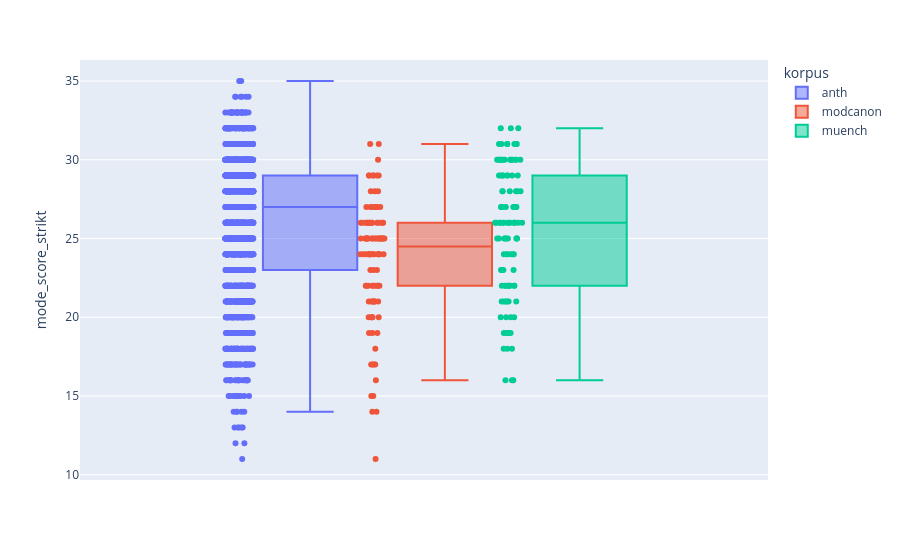

Notebook cell for this chart:
### Markdown cell above
### Korpora

### Code cell
meta_plot = pd.concat([
    meta_all.query("korpus_anth"),
    meta_all.query("korpus_modcanon"),
    meta_all.query("korpus_muench")
])
meta_plot['korpus'] = ['anth' if x['korpus_anth'] else 'modcanon' if x['korpus_modcanon'] else 'muench' for x in meta_plot.iloc]

px.box(
    meta_plot,
    y = 'mode_score_strikt',
    color = 'korpus',
    points = 'all',
    hover_data = ['author', 'title']
)

### Figure 1 — Plotly figure (JSON) as saved in the notebook; plotly's stock layout.template omitted (floating-point values rounded to 4 significant figures; data arrays with more than 128 entries replaced by an {"elided": "..."} marker saying what was removed)
{"data": [{"alignmentgroup": "True", "boxpoints": "all", "customdata": {"elided": "1890x2 str values"}, "hovertemplate": "korpus=anth<br>mode_score_strikt=%{y}<br>author=%{customdata[0]}<br>title=%{customdata[1]}<extra></extra>", "legendgroup": "anth", "marker": {"color": "#636efa"}, "name": "anth", "notched": false, "offsetgroup": "anth", "orientation": "v", "showlegend": true, "type": "box", "x0": " ", "xaxis": "x", "y": {"elided": "1890 int values"}, "y0": " ", "yaxis": "y"}, {"alignmentgroup": "True", "boxpoints": "all", "customdata": {"elided": "106x2 str values"}, "hovertemplate": "korpus=modcanon<br>mode_score_strikt=%{y}<br>author=%{customdata[0]}<br>title=%{customdata[1]}<extra></extra>", "legendgroup": "modcanon", "marker": {"color": "#EF553B"}, "name": "modcanon", "notched": false, "offsetgroup": "modcanon", "orientation": "v", "showlegend": true, "type": "box", "x0": " ", "xaxis": "x", "y": [17, 18, 25, 24, 22, 29, 25, 25, 24, 25, 15, 27, 21, 19, 27, 26, 24, 24, 26, 25, 31, 29, 20, 26, 28, 24, 26, 31, 26, 28, 24, 26, 26, 26, 26, 24, 26, 27, 25, 25, 25, 25, 27, 28, 27, 25, 25, 25, 27, 26, 24, 25, 22, 24, 24, 20, 24, 24, 25, 25, 24, 30, 11, 26, 22, 21, 20, 26, 21, 19, 22, 22, 25, 21, 29, 22, 25, 23, 22, 19, 15, 23, 25, 21, 22, 14, 26, 24, 16, 29, 20, 20, 21, 24, 17, 22, 17, 26, 29, 21, 27, 23, 17, 14, 29, 25], "y0": " ", "yaxis": "y"}, {"alignmentgroup": "True", "boxpoints": "all", "customdata": {"elided": "107x2 str values"}, "hovertemplate": "korpus=muench<br>mode_score_strikt=%{y}<br>author=%{customdata[0]}<br>title=%{customdata[1]}<extra></extra>", "legendgroup": "muench", "marker": {"color": "#00cc96"}, "name": "muench", "notched": false, "offsetgroup": "muench", "orientation": "v", "showlegend": true, "type": "box", "x0": " ", "xaxis": "x", "y": [26, 29, 25, 27, 31, 26, 31, 24, 27, 25, 26, 30, 25, 27, 30, 21, 26, 25, 24, 29, 24, 28, 31, 31, 30, 28, 20, 26, 28, 26, 27, 32, 25, 30, 29, 30, 30, 28, 26, 18, 18, 22, 22, 25, 23, 24, 22, 25, 16, 26, 25, 26, 30, 30, 24, 30, 24, 26, 26, 31, 27, 30, 26, 22, 22, 23, 30, 20, 22, 30, 28, 29, 19, 30, 22, 22, 31, 27, 29, 32, 25, 21, 18, 31, 26, 32, 30, 29, 29, 28, 19, 23, 29, 21, 26, 19, 16, 16, 27, 27, 23, 21, 20, 21, 21, 19, 20], "y0": " ", "yaxis": "y"}], "layout": {"boxmode": "group", "legend": {"title": {"text": "korpus"}, "tracegroupgap": 0}, "margin": {"t": 60}, "xaxis": {"anchor": "y", "domain": [0, 1]}, "yaxis": {"anchor": "x", "domain": [0, 1], "title": {"text": "mode_score_strikt"}}}}
